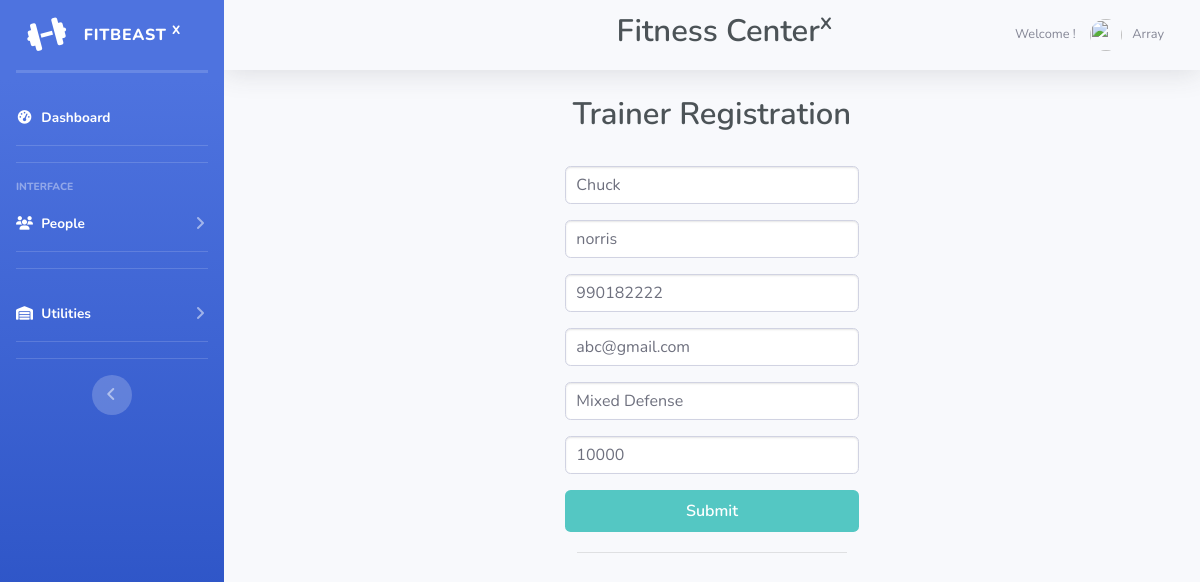
Page /admin/traineredit?id=1 (signed in) on the committed database.
### tables this page shows
CREATE TABLE IF NOT EXISTS `trainer` (
  `trainerid` int(11) NOT NULL AUTO_INCREMENT,
  `fname` varchar(20) NOT NULL,
  `lname` varchar(20) NOT NULL,
  `contact` varchar(20) NOT NULL,
  `email` varchar(20) NOT NULL,
  `specialization` varchar(20) NOT NULL,
  `salary` int(11) NOT NULL,
  PRIMARY KEY (`trainerid`) USING BTREE
);

### admin/traineredit.php (the view, shortened to what this page needs)
<!DOCTYPE html>
<html lang="en">
<head>
  <link href="vendor/fontawesome-free/css/all.min.css" rel="stylesheet" type="text/css">
  <link href="css/sb-admin-2.min.css" rel="stylesheet">
  <link href="css/form.css" rel="stylesheet">
</head>
<?php
 include('adminpanel/header.php');
 ?>
    <div class="container">
         <?php
$id=$_GET['id'];
include("db.php");
$sql=mysqli_query($con,"SELECT * FROM `trainer` WHERE trainerid='$id'");
$res=mysqli_fetch_array($sql);
?>
  <h1>Trainer Registration</h1><br>
  <div class="row">
   <div class="col-md-4 mx-auto">
    <div class="myform form ">
       <form action="" method="post" name="login">
        <div class="form-group">
         <input type="text" name="firstname"  class="form-control my-input" value="<?php echo $res['fname']?>"  placeholder="First Name">
        </div>
         <div class="form-group">
         <input type="text" name="lastname"  class="form-control my-input" value="<?php echo $res['lname']?>" placeholder="Last Name">
        </div>
         <div class="form-group">
         <input type="text" name="contact"  class="form-control my-input" value="<?php echo $res['contact']?>" placeholder="Contact">
        </div>
        <div class="form-group">
         <input type="email" name="email"  class="form-control my-input" value="<?php echo $res['email']?>" placeholder="Email">
        </div>
        <div class="form-group">
         <input type="text" name="specialization"  class="form-control my-input" value="<?php echo $res['specialization']?>" placeholder="Specialization">
        </div>
          <div class="form-group">
         <input type="text" name="salary"  class="form-control my-input" value="<?php echo $res['salary']?>" placeholder="Salary">
        </div>
        <div class="text-center ">
         <button type="submit" name="add" class=" btn btn-block send-button tx-tfm">Submit</button>
        </div>
        <div class="col-md-12 ">
         <div class="login-or">
          <hr class="hr-or">
         </div>
        </div>
       </form>

### admin/css/form.css (style rules this page uses)
.send-button { background: #54C7C3; width:100%; font-weight: 600; color:#fff; padding: 8px 25px; }
h1 { text-align: center; }
.my-input { box-shadow: inset 0 1px 2px rgba(0, 0, 0, 0.1); cursor: text; padding: 8px 10px; transition: border .1s linear; }
h1 { font-size: 31px; line-height: 40px; font-weight: 600; color:#4c5357; }
.login-or { position: relative; color: #aaa; margin-top: 10px; margin-bottom: 10px; padding-top: 10px; padding-bottom: 10px; }
.hr-or { height: 1px; margin-top: 0px !important; margin-bottom: 0px !important; }

### rows in the picture
trainer: firstname "Chuck", lastname "norris", contact "990182222", email "abc@gmail.com", specialization "Mixed Defense", salary "10000"

### other values in the picture
$_SESSION['user_name'] "Array"
